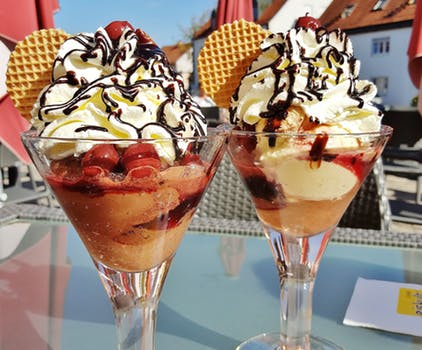
#> input picture Vgg16 Classification/uploads/pexels-photo-209424.jpeg, 422 x 350 px, given in place of the camera
$ python object_tracking_HSLV.py
#> lines starting #> are read from the running program, lines starting #| are printed output that depends on the picture; after the words box and inside, x2 and y2 are one past the last pixel; in counts of white or black regions, pixels touching at a corner belong together
import cv2

import numpy as np

def nothing(x):
    pass

cap = cv2.VideoCapture(0)

cv2.namedWindow("Tracking")
cv2.createTrackbar("LH", "Tracking", 0, 255, nothing)
#> slider 'LH' is set to 51
cv2.createTrackbar("LS", "Tracking", 0, 255, nothing)
#> slider 'LS' is set to 51
cv2.createTrackbar("LV", "Tracking", 0, 255, nothing)
#> slider 'LV' is set to 51

cv2.createTrackbar("UH", "Tracking", 255, 255, nothing)
cv2.createTrackbar("US", "Tracking", 255, 255, nothing)
cv2.createTrackbar("UV", "Tracking", 255, 255, nothing)

while True:
    # frame = cv2.imread("./images/pic.jpg")

    _, frame = cap.read()
#> frame is the input picture: shape (350, 422, 3); mean B, G, R 120.1, 133.2, 153.4

    hsv = cv2.cvtColor(frame, cv2.COLOR_BGR2HSV)
#> hsv: shape (350, 422, 3); mean H, S, V 42.3, 90.2, 163.5

    l_h = cv2.getTrackbarPos("LH", "Tracking")
    l_s = cv2.getTrackbarPos("LS", "Tracking")
    l_v = cv2.getTrackbarPos("LV", "Tracking")

    u_h = cv2.getTrackbarPos("UH", "Tracking")
    u_s = cv2.getTrackbarPos("US", "Tracking")
    u_v = cv2.getTrackbarPos("UV", "Tracking")

    l_b = np.array([l_h, l_s, l_v])
    u_b = np.array([u_h, u_s, u_v])

    mask = cv2.inRange(hsv, l_b, u_b)
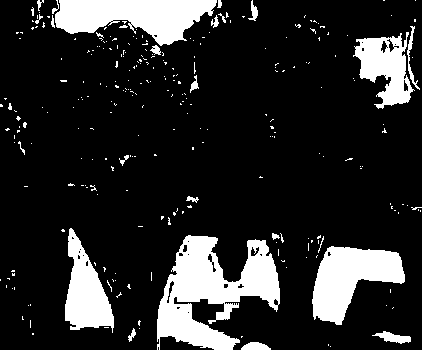
#> mask: shape (350, 422); 16.1% white; 276 white regions (251 under 20 px), largest, box (x1, y1, x2, y2) and area: (157, 235, 280, 350) 7474, (55, 0, 217, 46) 4648, (312, 246, 405, 325) 4112

    res = cv2.bitwise_and(frame, frame, mask=mask)
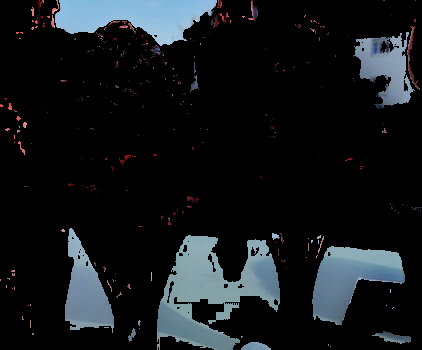
#> res: shape (350, 422, 3); mean B, G, R 26.8, 23.8, 19.9

    cv2.imshow("frame", frame)
    cv2.imshow("mask", mask)
    cv2.imshow("res", res)

    key = cv2.waitKey(1)
#> (key Esc is pressed here)

    if key == 27:
        break

cap.release()
cv2.destroyAllWindows()

$ run again, on Vgg16 Classification/uploads/elephant.jpg
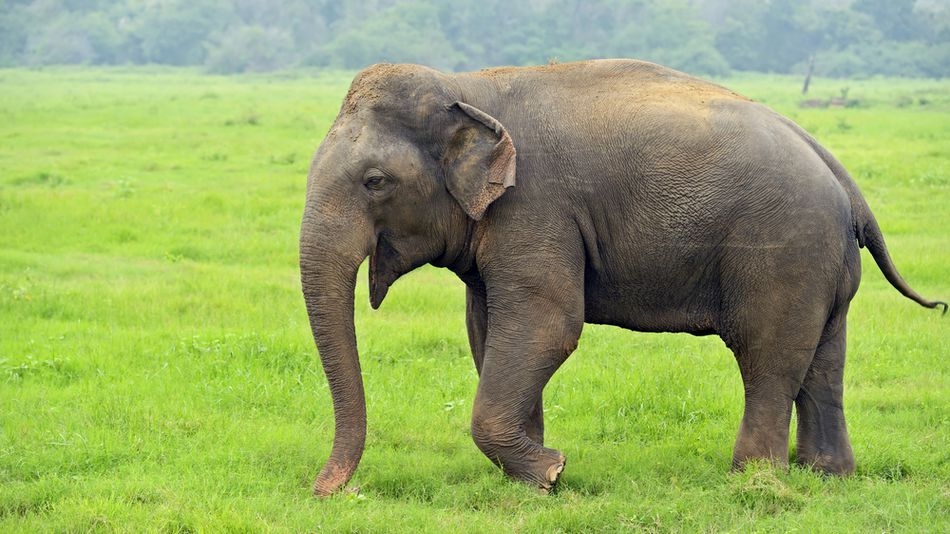
#> input picture Vgg16 Classification/uploads/elephant.jpg, 950 x 534 px, given in place of the camera
#> frame is the input picture: shape (534, 950, 3); mean B, G, R 101.4, 168.8, 148.3
#> hsv: shape (534, 950, 3); mean H, S, V 41.8, 102.4, 172.6
#> `mask = cv2.inRange(hsv, l_b, u_b)`:
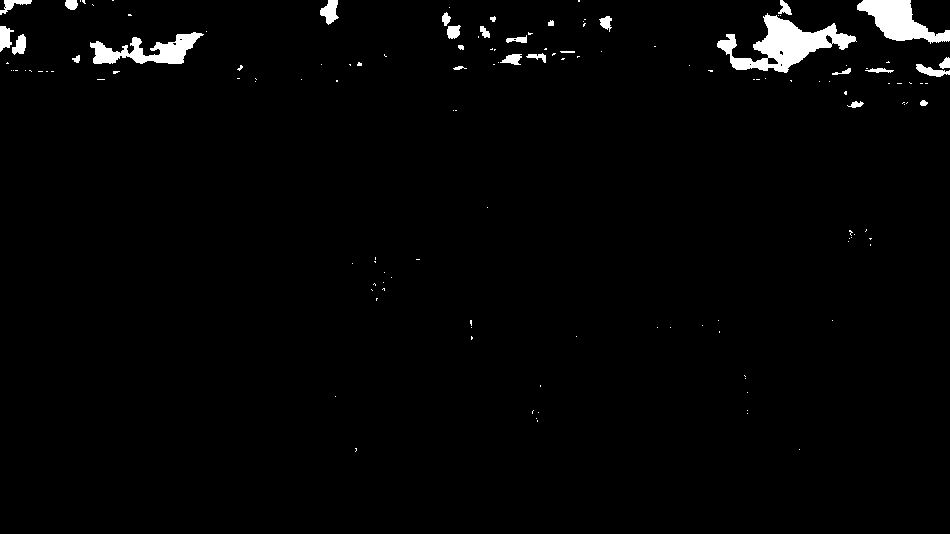
#> mask: shape (534, 950); 2% white; 139 white regions (111 under 20 px), largest, box (x1, y1, x2, y2) and area: (717, 13, 857, 73) 3291, (857, 0, 950, 44) 2026, (90, 32, 204, 64) 1708
#> `res = cv2.bitwise_and(frame, frame, mask=mask)`:
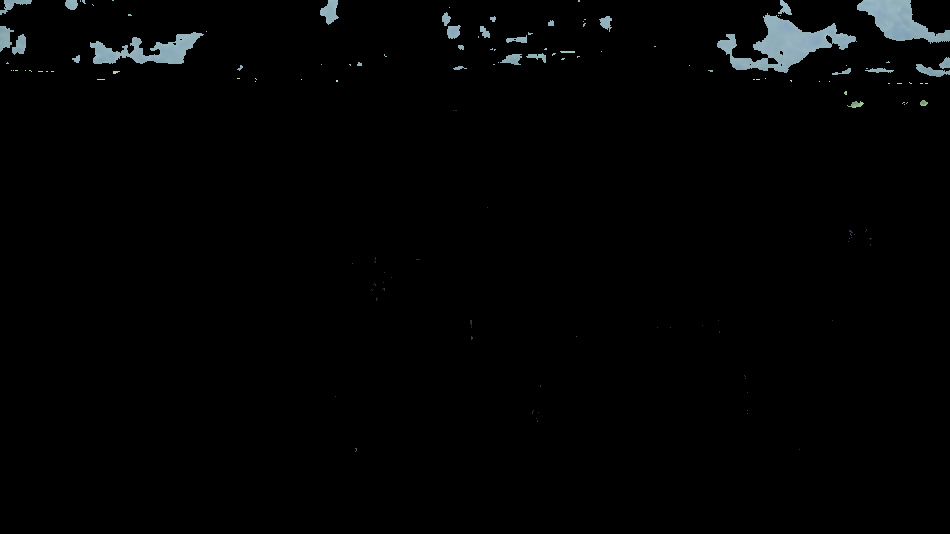
#> res: shape (534, 950, 3); mean B, G, R 3.6, 3.4, 2.8
